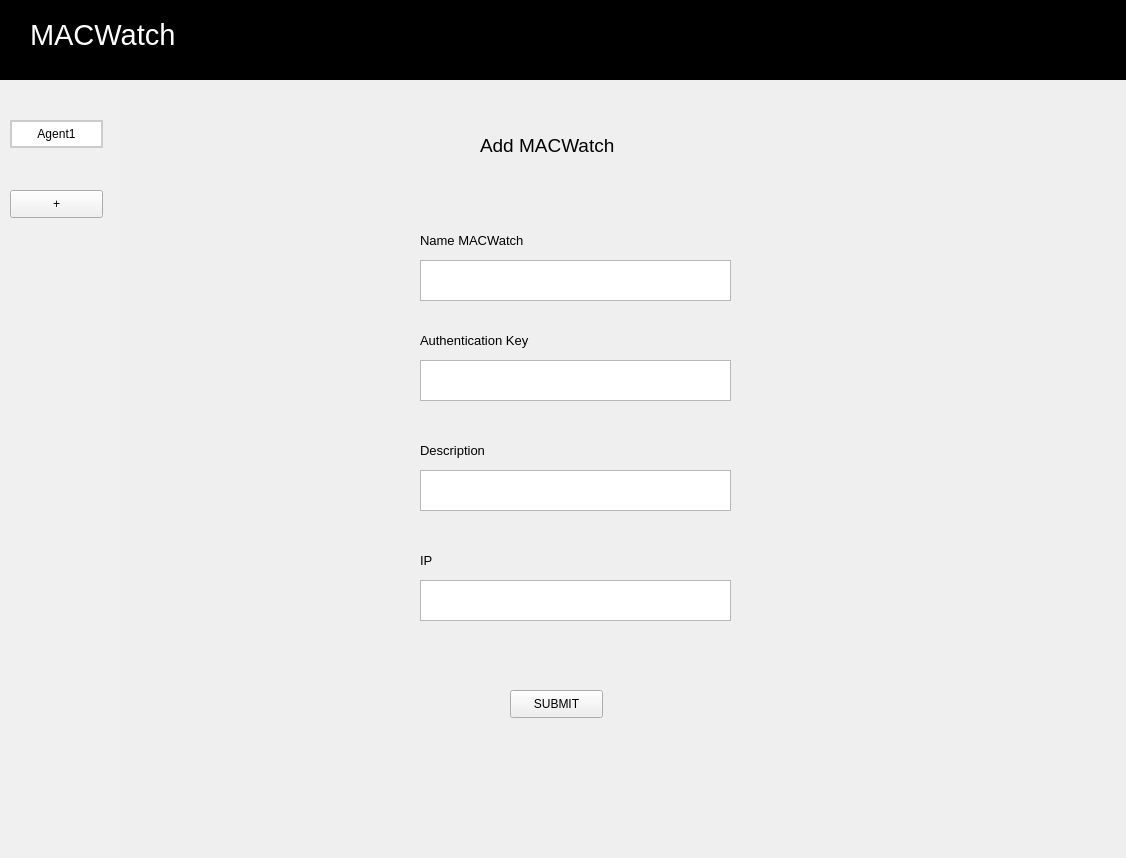
<?xml version="1.0" encoding="UTF-8"?>
<ui version="4.0">
 <class>Form</class>
 <widget class="QWidget" name="Form">
  <property name="geometry">
   <rect>
    <x>0</x>
    <y>0</y>
    <width>1126</width>
    <height>858</height>
   </rect>
  </property>
  <property name="windowTitle">
   <string>Form</string>
  </property>
  <widget class="QWidget" name="widget" native="true">
   <property name="geometry">
    <rect>
     <x>0</x>
     <y>0</y>
     <width>1131</width>
     <height>80</height>
    </rect>
   </property>
   <property name="styleSheet">
    <string notr="true">background-color: rgb(0, 0, 0);</string>
   </property>
   <widget class="QLabel" name="label">
    <property name="geometry">
     <rect>
      <x>30</x>
      <y>10</y>
      <width>231</width>
      <height>51</height>
     </rect>
    </property>
    <property name="text">
     <string>&lt;html&gt;&lt;head/&gt;&lt;body&gt;&lt;p&gt;&lt;span style=&quot; font-size:22pt; color:#ffffff;&quot;&gt;MACWatch&lt;/span&gt;&lt;/p&gt;&lt;/body&gt;&lt;/html&gt;</string>
    </property>
   </widget>
  </widget>
  <widget class="QWidget" name="widget_2" native="true">
   <property name="geometry">
    <rect>
     <x>0</x>
     <y>80</y>
     <width>120</width>
     <height>781</height>
    </rect>
   </property>
   <property name="styleSheet">
    <string notr="true">background-color: rgb(240, 240, 240);</string>
   </property>
   <widget class="QPushButton" name="pushButton">
    <property name="geometry">
     <rect>
      <x>10</x>
      <y>40</y>
      <width>93</width>
      <height>28</height>
     </rect>
    </property>
    <property name="styleSheet">
     <string notr="true">background-color: white;
border: 2px solid #ccc;
border-radius: 25px;
                </string>
    </property>
    <property name="text">
     <string>Agent1</string>
    </property>
   </widget>
   <widget class="QPushButton" name="pushButton_2">
    <property name="geometry">
     <rect>
      <x>10</x>
      <y>110</y>
      <width>93</width>
      <height>28</height>
     </rect>
    </property>
    <property name="text">
     <string>+</string>
    </property>
   </widget>
  </widget>
  <widget class="QWidget" name="widget_3" native="true">
   <property name="geometry">
    <rect>
     <x>250</x>
     <y>110</y>
     <width>691</width>
     <height>651</height>
    </rect>
   </property>
   <widget class="QLabel" name="label_2">
    <property name="geometry">
     <rect>
      <x>230</x>
      <y>10</y>
      <width>181</width>
      <height>51</height>
     </rect>
    </property>
    <property name="text">
     <string>&lt;html&gt;&lt;head/&gt;&lt;body&gt;&lt;p&gt;&lt;span style=&quot; font-size:14pt;&quot;&gt;Add MACWatch&lt;/span&gt;&lt;/p&gt;&lt;/body&gt;&lt;/html&gt;</string>
    </property>
   </widget>
   <widget class="QTextEdit" name="textEdit">
    <property name="geometry">
     <rect>
      <x>170</x>
      <y>150</y>
      <width>311</width>
      <height>41</height>
     </rect>
    </property>
   </widget>
   <widget class="QTextEdit" name="textEdit_2">
    <property name="geometry">
     <rect>
      <x>170</x>
      <y>250</y>
      <width>311</width>
      <height>41</height>
     </rect>
    </property>
   </widget>
   <widget class="QTextEdit" name="textEdit_3">
    <property name="geometry">
     <rect>
      <x>170</x>
      <y>360</y>
      <width>311</width>
      <height>41</height>
     </rect>
    </property>
   </widget>
   <widget class="QTextEdit" name="textEdit_4">
    <property name="geometry">
     <rect>
      <x>170</x>
      <y>470</y>
      <width>311</width>
      <height>41</height>
     </rect>
    </property>
   </widget>
   <widget class="QLabel" name="label_3">
    <property name="geometry">
     <rect>
      <x>170</x>
      <y>120</y>
      <width>151</width>
      <height>21</height>
     </rect>
    </property>
    <property name="text">
     <string>&lt;html&gt;&lt;head/&gt;&lt;body&gt;&lt;p&gt;&lt;span style=&quot; font-size:10pt;&quot;&gt;Name MACWatch&lt;/span&gt;&lt;/p&gt;&lt;/body&gt;&lt;/html&gt;</string>
    </property>
   </widget>
   <widget class="QLabel" name="label_4">
    <property name="geometry">
     <rect>
      <x>170</x>
      <y>220</y>
      <width>151</width>
      <height>21</height>
     </rect>
    </property>
    <property name="text">
     <string>&lt;html&gt;&lt;head/&gt;&lt;body&gt;&lt;p&gt;&lt;span style=&quot; font-size:10pt;&quot;&gt;Authentication Key&lt;/span&gt;&lt;/p&gt;&lt;/body&gt;&lt;/html&gt;</string>
    </property>
   </widget>
   <widget class="QLabel" name="label_5">
    <property name="geometry">
     <rect>
      <x>170</x>
      <y>330</y>
      <width>151</width>
      <height>21</height>
     </rect>
    </property>
    <property name="text">
     <string>&lt;html&gt;&lt;head/&gt;&lt;body&gt;&lt;p&gt;&lt;span style=&quot; font-size:10pt;&quot;&gt;Description&lt;/span&gt;&lt;/p&gt;&lt;/body&gt;&lt;/html&gt;</string>
    </property>
   </widget>
   <widget class="QLabel" name="label_6">
    <property name="geometry">
     <rect>
      <x>170</x>
      <y>440</y>
      <width>151</width>
      <height>21</height>
     </rect>
    </property>
    <property name="text">
     <string>&lt;html&gt;&lt;head/&gt;&lt;body&gt;&lt;p&gt;&lt;span style=&quot; font-size:10pt;&quot;&gt;IP&lt;/span&gt;&lt;/p&gt;&lt;/body&gt;&lt;/html&gt;</string>
    </property>
   </widget>
   <widget class="QPushButton" name="pushButton_3">
    <property name="geometry">
     <rect>
      <x>260</x>
      <y>580</y>
      <width>93</width>
      <height>28</height>
     </rect>
    </property>
    <property name="text">
     <string>SUBMIT</string>
    </property>
   </widget>
  </widget>
 </widget>
 <resources/>
 <connections/>
</ui>
